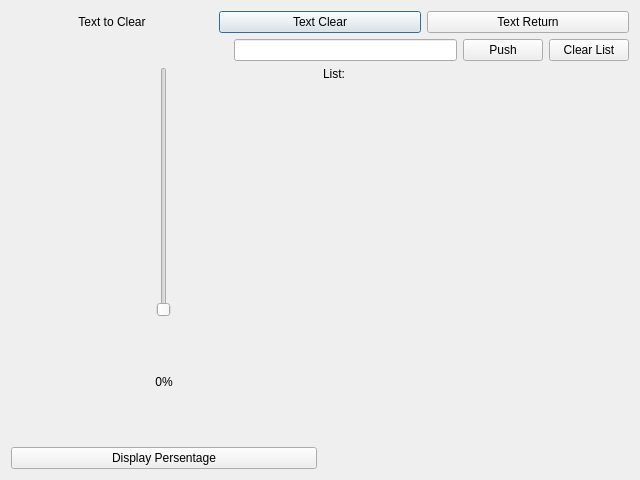
<?xml version="1.0" encoding="UTF-8"?>
<ui version="4.0">
 <class>Lesson1</class>
 <widget class="QDialog" name="Lesson1">
  <property name="geometry">
   <rect>
    <x>0</x>
    <y>0</y>
    <width>640</width>
    <height>480</height>
   </rect>
  </property>
  <property name="windowTitle">
   <string>Dialog</string>
  </property>
  <layout class="QVBoxLayout" name="verticalLayout_5">
   <item>
    <layout class="QVBoxLayout" name="verticalLayout">
     <item>
      <layout class="QHBoxLayout" name="horizontalLayout_3">
       <item>
        <widget class="QLabel" name="labelTextToClear">
         <property name="text">
          <string>Text to Clear</string>
         </property>
         <property name="alignment">
          <set>Qt::AlignmentFlag::AlignCenter</set>
         </property>
        </widget>
       </item>
       <item>
        <widget class="QPushButton" name="pushButtonClickMe">
         <property name="text">
          <string>Text Clear</string>
         </property>
        </widget>
       </item>
       <item>
        <widget class="QPushButton" name="pushButtonAlert">
         <property name="text">
          <string>Text Return</string>
         </property>
        </widget>
       </item>
      </layout>
     </item>
     <item>
      <layout class="QVBoxLayout" name="verticalLayout_2">
       <item>
        <layout class="QHBoxLayout" name="horizontalLayout">
         <item>
          <spacer name="horizontalSpacer">
           <property name="orientation">
            <enum>Qt::Orientation::Horizontal</enum>
           </property>
           <property name="sizeHint" stdset="0">
            <size>
             <width>40</width>
             <height>20</height>
            </size>
           </property>
          </spacer>
         </item>
         <item>
          <widget class="QLineEdit" name="lineEditList"/>
         </item>
         <item>
          <widget class="QPushButton" name="pushButtonList">
           <property name="text">
            <string>Push</string>
           </property>
          </widget>
         </item>
         <item>
          <widget class="QPushButton" name="pushButtonClearList">
           <property name="text">
            <string>Clear List</string>
           </property>
          </widget>
         </item>
        </layout>
       </item>
       <item>
        <layout class="QHBoxLayout" name="horizontalLayout_2">
         <item>
          <layout class="QVBoxLayout" name="verticalLayout_3">
           <item>
            <widget class="QSlider" name="verticalSlider">
             <property name="sizePolicy">
              <sizepolicy hsizetype="Preferred" vsizetype="Minimum">
               <horstretch>0</horstretch>
               <verstretch>0</verstretch>
              </sizepolicy>
             </property>
             <property name="minimumSize">
              <size>
               <width>200</width>
               <height>250</height>
              </size>
             </property>
             <property name="sizeIncrement">
              <size>
               <width>0</width>
               <height>0</height>
              </size>
             </property>
             <property name="baseSize">
              <size>
               <width>0</width>
               <height>0</height>
              </size>
             </property>
             <property name="cursor">
              <cursorShape>PointingHandCursor</cursorShape>
             </property>
             <property name="layoutDirection">
              <enum>Qt::LayoutDirection::LeftToRight</enum>
             </property>
             <property name="maximum">
              <number>100</number>
             </property>
             <property name="orientation">
              <enum>Qt::Orientation::Vertical</enum>
             </property>
            </widget>
           </item>
           <item>
            <widget class="QLabel" name="labeSliderPersentage">
             <property name="sizePolicy">
              <sizepolicy hsizetype="Minimum" vsizetype="Minimum">
               <horstretch>0</horstretch>
               <verstretch>0</verstretch>
              </sizepolicy>
             </property>
             <property name="text">
              <string>0%</string>
             </property>
             <property name="alignment">
              <set>Qt::AlignmentFlag::AlignCenter</set>
             </property>
            </widget>
           </item>
           <item>
            <widget class="QPushButton" name="pushButtonDisplayPersentage">
             <property name="text">
              <string>Display Persentage</string>
             </property>
            </widget>
           </item>
          </layout>
         </item>
         <item>
          <layout class="QVBoxLayout" name="verticalLayout_4">
           <item>
            <widget class="QLabel" name="label_2">
             <property name="sizePolicy">
              <sizepolicy hsizetype="Maximum" vsizetype="Fixed">
               <horstretch>0</horstretch>
               <verstretch>0</verstretch>
              </sizepolicy>
             </property>
             <property name="text">
              <string>List:</string>
             </property>
            </widget>
           </item>
           <item>
            <widget class="QLabel" name="labelList">
             <property name="text">
              <string/>
             </property>
             <property name="alignment">
              <set>Qt::AlignmentFlag::AlignRight|Qt::AlignmentFlag::AlignTop|Qt::AlignmentFlag::AlignTrailing</set>
             </property>
            </widget>
           </item>
           <item>
            <spacer name="verticalSpacer">
             <property name="orientation">
              <enum>Qt::Orientation::Vertical</enum>
             </property>
             <property name="sizeType">
              <enum>QSizePolicy::Policy::Preferred</enum>
             </property>
             <property name="sizeHint" stdset="0">
              <size>
               <width>20</width>
               <height>40</height>
              </size>
             </property>
            </spacer>
           </item>
          </layout>
         </item>
        </layout>
       </item>
      </layout>
     </item>
    </layout>
   </item>
  </layout>
 </widget>
 <tabstops>
  <tabstop>pushButtonClickMe</tabstop>
  <tabstop>pushButtonAlert</tabstop>
  <tabstop>lineEditList</tabstop>
  <tabstop>pushButtonList</tabstop>
  <tabstop>pushButtonClearList</tabstop>
  <tabstop>verticalSlider</tabstop>
  <tabstop>pushButtonDisplayPersentage</tabstop>
 </tabstops>
 <resources/>
 <connections>
  <connection>
   <sender>pushButtonClickMe</sender>
   <signal>clicked()</signal>
   <receiver>labelTextToClear</receiver>
   <slot>clear()</slot>
   <hints>
    <hint type="sourcelabel">
     <x>245</x>
     <y>66</y>
    </hint>
    <hint type="destinationlabel">
     <x>81</x>
     <y>80</y>
    </hint>
   </hints>
  </connection>
 </connections>
</ui>
